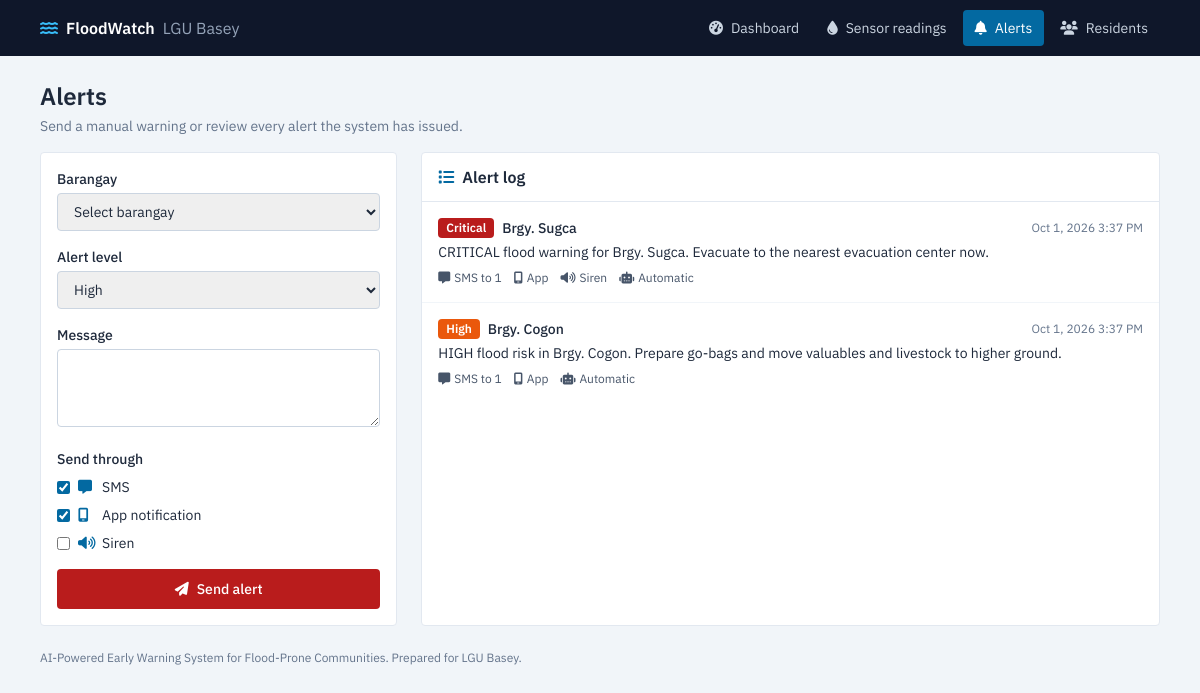
Screenshot of /alerts.php with the database file from the repository.
### tables this page shows
CREATE TABLE IF NOT EXISTS alerts (
    id INT AUTO_INCREMENT PRIMARY KEY,
    barangay_id INT NOT NULL,
    level VARCHAR(10) NOT NULL,
    message VARCHAR(255) NOT NULL,
    via_sms TINYINT(1) NOT NULL DEFAULT 0,
    via_app TINYINT(1) NOT NULL DEFAULT 0,
    via_siren TINYINT(1) NOT NULL DEFAULT 0,
    recipients INT NOT NULL DEFAULT 0,
    source VARCHAR(10) NOT NULL DEFAULT 'auto',
    created_at DATETIME NOT NULL,
    FOREIGN KEY (barangay_id) REFERENCES barangays(id) ON DELETE CASCADE
);

CREATE TABLE IF NOT EXISTS barangays (
    id INT AUTO_INCREMENT PRIMARY KEY,
    name VARCHAR(80) NOT NULL UNIQUE
);

### model.php (called while the page is built, shortened)
<?php
function level_classes(string $level): string
{
    return match ($level) {
        'Critical' => 'bg-red-700 text-white',
        'High'     => 'bg-orange-600 text-white',
        'Moderate' => 'bg-amber-400 text-slate-900',
        'Low'      => 'bg-emerald-600 text-white',
        default    => 'bg-slate-200 text-slate-700',
    };
}
function e(?string $s): string { return htmlspecialchars((string)$s, ENT_QUOTES, 'UTF-8'); }

### alerts.php (the view, shortened to what this page needs)
<?php
require 'includes/header.php';
$log = $pdo->query('SELECT a.*, b.name FROM alerts a JOIN barangays b ON b.id = a.barangay_id ORDER BY a.id DESC LIMIT 30')->fetchAll();
$input = 'w-full border border-slate-300 rounded px-3 py-2 text-sm focus:outline-none focus:ring-2 focus:ring-sky-600 focus:border-sky-600';
?>
<h1 class="text-2xl font-semibold mb-1">Alerts</h1>
<p class="text-sm text-slate-500 mb-4">Send a manual warning or review every alert the system has issued.</p>
<div class="grid lg:grid-cols-3 gap-6">
  <form method="post" class="bg-white border border-slate-200 rounded p-4 space-y-4 h-fit">
    <div>
      <label class="block text-sm font-medium mb-1" for="barangay_id">Barangay</label>
      <select id="barangay_id" name="barangay_id" class="<?= $input ?>" required>
        <option value="">Select barangay</option>
      </select>
    </div>
    <div>
      <label class="block text-sm font-medium mb-1" for="level">Alert level</label>
      <select id="level" name="level" class="<?= $input ?>" required>
        <option>Moderate</option><option selected>High</option><option>Critical</option>
      </select>
    </div>
    <div>
      <label class="block text-sm font-medium mb-1" for="message">Message</label>
      <textarea id="message" name="message" rows="3" maxlength="255" class="<?= $input ?>" required></textarea>
    </div>
    <fieldset>
      <legend class="block text-sm font-medium mb-2">Send through</legend>
      <label class="flex items-center gap-2 text-sm mb-2"><input type="checkbox" name="sms" checked class="accent-sky-700"><i class="fa-solid fa-message text-sky-700 w-4"></i>SMS</label>
      <label class="flex items-center gap-2 text-sm mb-2"><input type="checkbox" name="app" checked class="accent-sky-700"><i class="fa-solid fa-mobile-screen text-sky-700 w-4"></i>App notification</label>
      <label class="flex items-center gap-2 text-sm"><input type="checkbox" name="siren" class="accent-sky-700"><i class="fa-solid fa-volume-high text-sky-700 w-4"></i>Siren</label>
    </fieldset>
    <button class="w-full bg-red-700 hover:bg-red-800 text-white text-sm font-medium rounded px-4 py-2.5 focus:outline-none focus:ring-2 focus:ring-offset-2 focus:ring-red-700">
      <i class="fa-solid fa-paper-plane mr-2"></i>Send alert
    </button>
  </form>
  <section class="lg:col-span-2 bg-white border border-slate-200 rounded">
    <h2 class="px-4 py-3 border-b border-slate-200 font-semibold flex items-center gap-2"><i class="fa-solid fa-list text-sky-700"></i>Alert log</h2>
    <ul class="divide-y divide-slate-100">
      <?php foreach ($log as $a): ?>
        <li class="p-4 text-sm">
          <div class="flex flex-wrap items-center gap-2 mb-1">
            <span class="px-2 py-0.5 rounded text-xs font-semibold <?= level_classes($a['level']) ?>"><?= $a['level'] ?></span>
            <span class="font-medium">Brgy. <?= e($a['name']) ?></span>
            <span class="text-xs text-slate-500 ml-auto"><?= date('M j, Y g:i A', strtotime($a['created_at'])) ?></span>
          </div>
          <p class="mb-2"><?= e($a['message']) ?></p>
          <div class="flex flex-wrap gap-3 text-xs text-slate-600">
            <?php if ($a['via_sms']): ?><span><i class="fa-solid fa-message mr-1"></i>SMS to <?= $a['recipients'] ?></span><?php endif; ?>
            <?php if ($a['via_app']): ?><span><i class="fa-solid fa-mobile-screen mr-1"></i>App</span><?php endif; ?>
            <?php if ($a['via_siren']): ?><span><i class="fa-solid fa-volume-high mr-1"></i>Siren</span><?php endif; ?>
            <span><i class="fa-solid fa-<?= $a['source'] === 'auto' ? 'robot' : 'user' ?> mr-1"></i><?= $a['source'] === 'auto' ? 'Automatic' : 'Manual' ?></span>
          </div>
        </li>
      <?php endforeach; ?>
    </ul>
  </section>
</div>
<?php require 'includes/footer.php'; ?>

### header.php (shortened to what this page needs)
<?php
require_once __DIR__ . '/model.php';
$page = basename($_SERVER['PHP_SELF']);
$nav = [
    'index.php'       => ['Dashboard', 'fa-gauge-high'],
    'readings.php'    => ['Sensor readings', 'fa-droplet'],
    'alerts.php'      => ['Alerts', 'fa-bell'],
    'subscribers.php' => ['Residents', 'fa-users'],
];
?>
<!DOCTYPE html>
<html lang="en">
<head>
<script src="https://cdn.tailwindcss.com"></script>
<link rel="stylesheet" href="https://cdnjs.cloudflare.com/ajax/libs/font-awesome/6.5.2/css/all.min.css">
</head>
<body class="bg-slate-100 text-slate-800 min-h-screen">
<header class="bg-slate-900 text-white">
  <div class="max-w-6xl mx-auto px-4 h-14 flex items-center justify-between">
    <a href="index.php" class="flex items-center gap-2 font-semibold">
      <i class="fa-solid fa-water text-sky-400"></i> FloodWatch <span class="text-slate-400 font-normal hidden sm:inline">LGU Basey</span>
    </a>
    <nav class="hidden md:flex gap-1">
      <?php foreach ($nav as $file => [$label, $icon]): ?>
        <a href="<?= $file ?>" class="px-3 py-2 rounded text-sm flex items-center gap-2 <?= $page === $file ? 'bg-sky-700 text-white' : 'text-slate-300 hover:bg-slate-800' ?>">
          <i class="fa-solid <?= $icon ?>"></i><?= $label ?>
        </a>
      <?php endforeach; ?>
    </nav>
  </div>
</header>
<main class="max-w-6xl mx-auto px-4 py-6">

### footer.php (shortened to what this page needs)
</main>
<footer class="max-w-6xl mx-auto px-4 pb-8 text-xs text-slate-500">
  AI-Powered Early Warning System for Flood-Prone Communities. Prepared for LGU Basey.
</footer>
</body>
</html>

### header.php (style rules this page uses)
body { font-family:'IBM Plex Sans',system-ui,sans-serif }

### rows the page displays
alerts: level "Critical", barangay.name "Sugca", created_at "Oct 1, 2026 3:37 PM", message "CRITICAL flood warning for Brgy. Sugca. Evacuate to the nearest evacuation center now.", recipients "1", via_app 1 (drawn), via_siren 1 (drawn), source "Automatic"
alerts: level "High", barangay.name "Cogon", created_at "Oct 1, 2026 3:37 PM", message "HIGH flood risk in Brgy. Cogon. Prepare go-bags and move valuables and livestock to higher ground.", recipients "1", via_app 1 (drawn), source "Automatic"

### other values shown
$label "Dashboard"
$label "Sensor readings"
$label "Alerts"
$label "Residents"
